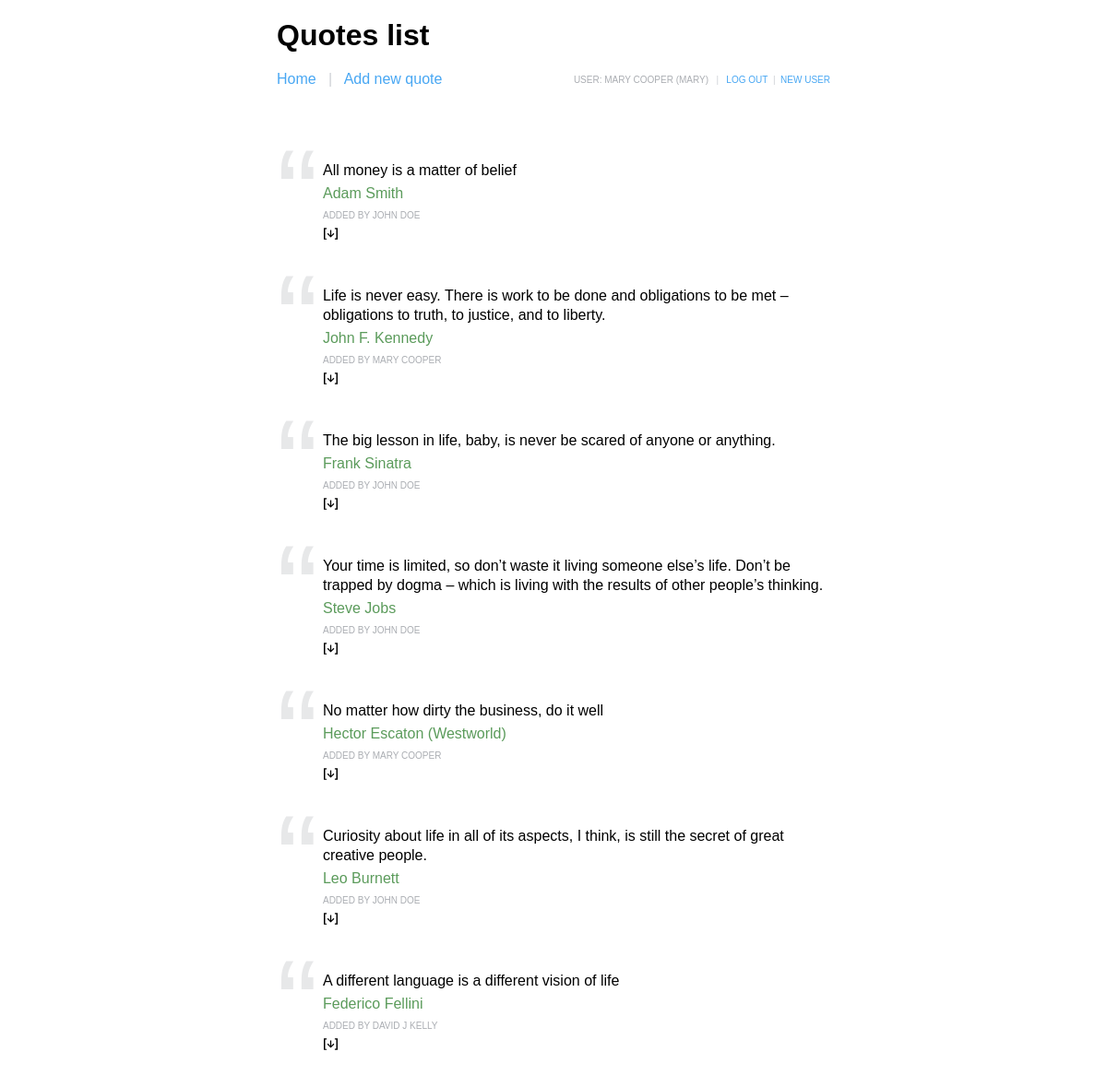
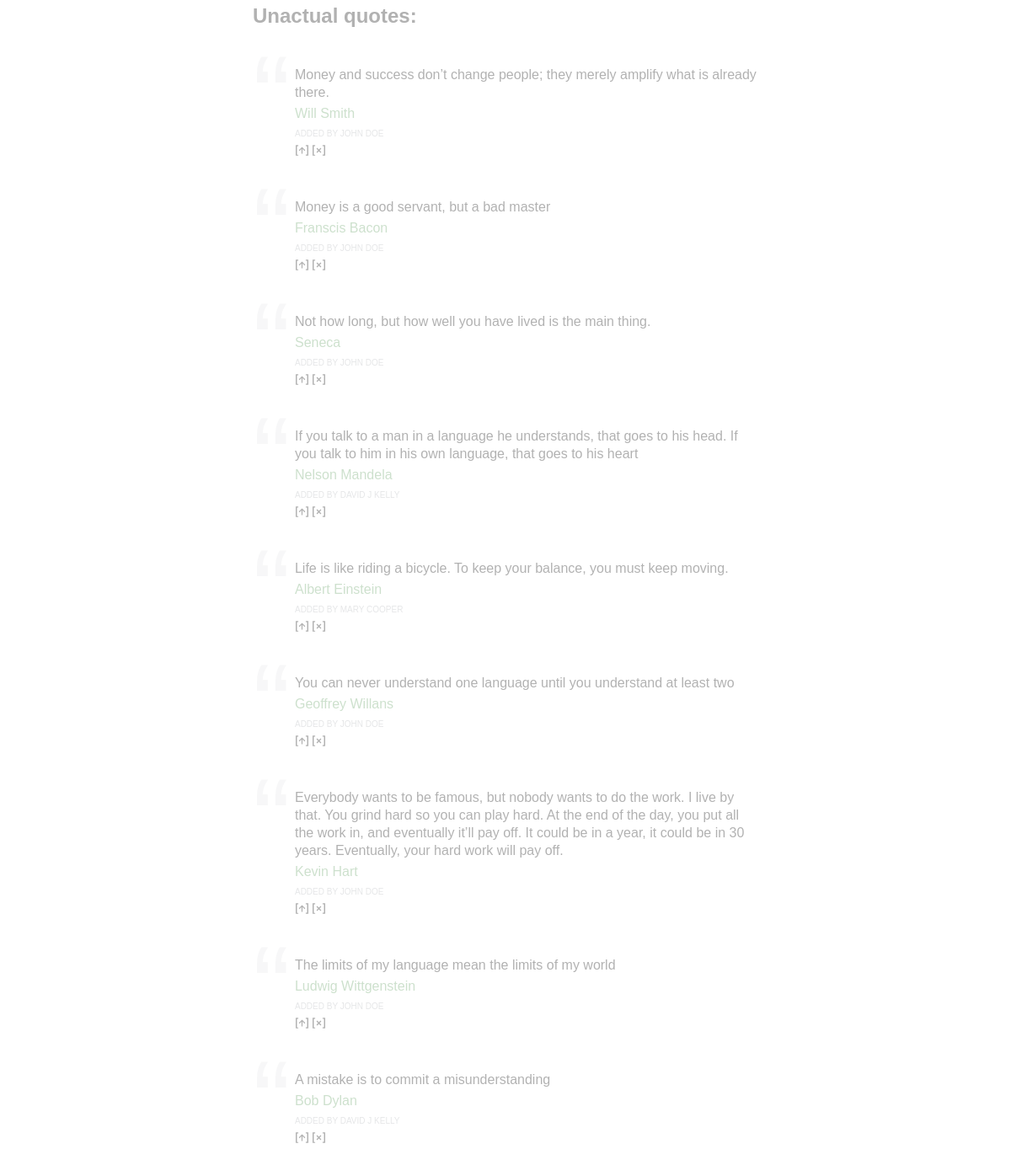
Page /?controller=quotes (signed in) on the committed database (2 pictures, top to bottom).
### tables this page shows
CREATE TABLE quotes (
            id INTEGER NOT NULL PRIMARY KEY UNIQUE,
            author VARCHAR(100) NOT NULL,
            user VARCHAR(50) NOT NULL,
            user_name VARCHAR(100) NOT NULL,
            description TEXT,
            archived TINYINT
, deleted INT);

### controller/QuotesController.php (called while the page is built, shortened)
<?php
include_once 'model/Quote.php';
include_once 'model/QuoteService.php';
$pdo = require 'db.php';
$quoteService = new QuoteService($pdo);
$quoteService->getQuotes();
$quotesActual = $quoteService->getActual();
$quotesUnimportant = $quoteService->getUnimportant();
include "view/quotes.php";

### index.php (called while the page is built)
<?php
try {
    $controller = $_GET['controller'] ?? 'index';
    $routes = require 'routes.php';
    require_once $routes[$controller];
} catch (Throwable $e) {
    die('Something went totally wrond: '.$e->getMessage());
}

### model/QuoteService.php (called while the page is built, shortened)
<?php
require_once 'model/Quote.php';
class QuoteService
{
    private array $quotes = [];
    private PDO $pdo;
    public function __construct(PDO $pdo)
    {
        $this->pdo = $pdo;
    }
    public function getQuotes(): array
    {
        $statement = $this->pdo->prepare(
            'SELECT * FROM quotes WHERE deleted IS NULL'
        );
        $statement->execute([]);
        $result = $statement->fetchAll(PDO::FETCH_CLASS | PDO::FETCH_PROPS_LATE, Quote::class);
        $this->quotes = $result;
        return $result;
    }
    public function getActual(): array
    {
        $arr = [];
        foreach ($this->quotes as $quote) {
            if (!$quote->archived()) $arr[] = $quote;
        }
        return $arr;
    }
    public function getUnimportant(): array
    {
        $arr = [];
        foreach ($this->quotes as $quote) {
            if ($quote->archived()) $arr[] = $quote;
        }
        return $arr;
    }
}

### model/Quote.php (called while the page is built, shortened)
<?php
class Quote
{
    private bool $archived = false;
    private int $id;
    private ?string $user_name = null;
    public function getUserName(): ?string
    {
        return $this->user_name;
    }
    public function getAuthor(): ?string
    {
        return $this->author;
    }
    public function getId(): int
    {
        return $this->id;
    }
    public function getDescription(): string
    {
        return $this->description;
    }
    public function archived(): bool
    {
        return $this->archived;
    }
}

### view/quote-n.php (the view, shortened to what this page needs)
<div id="<?=$quote->getId()?>" class="quotewrap">
    <p class="quotesign">“</p>
    <div class="quotebody"><p class="quotetext"><?=$quote->getDescription()?></p>
        <p class="author"><?=$quote->getAuthor()?></p>
    <p class="addedby">added by <?=$quote->getUserName()?></p>
    <button id="top<?=$quote->getId()?>"
            class="top"
            data-id="<?=$quote->getId()?>"
            onclick="topQuoteByJs(<?=$quote->getId()?>)">
        <svg class="svgicon" xmlns="http://www.w3.org/2000/svg" viewBox="0 0 12.2 12.2"><path class="cls-1" d="M0,11.16V1H2.51V2H1.21v8.27h1.3v.93Z"/><path class="cls-1" d="M9.69,11.16v-.93H11V2H9.69V1H12.2V11.16Z"/><path class="cls-1" d="M5.61,4.69l-1.9,2L3,5.93,6.1,2.79,9.23,5.93l-.73.74-1.92-2,0,1.4V9.41H5.57V6.09Z"/></svg>
    </button><button id="del<?=$quote->getId()?>"
            class="del"
            data-id="<?=$quote->getId()?>"
            onclick="deleteQuoteByJs(<?=$quote->getId()?>)">
        </button>
</div>
</div>

### view/quotes.php (shortened to what this page needs)
<!doctype html>
<html lang="en">
<head>
    <link rel="stylesheet" href="style.css">
</head>
<body>
<?php include "menu.php";?>
<br>
<div class="actuals">
    <?php foreach ($quotesActual as $quote) :
    include 'quote-a.php';
endforeach;?>
</div>
<h2 class="archivettl">Unactual quotes:</h2>
<div class="archive">
    <?php foreach ($quotesUnimportant as $quote) :
    include 'quote-n.php';
endforeach;?>
</div>
</body>
</html>

### view/quote-a.php
<div id="<?=$quote->getId()?>" class="quotewrap">
    <p class="quotesign">“</p>
    <div class="quotebody"><p class="quotetext"><?=$quote->getDescription()?></p>
        <p class="author"><?=$quote->getAuthor()?></p>
    <p class="addedby">added by <?=$quote->getUserName()?></p>
<?php if($user && ($controller === 'quotes')) : ?>
    <button id="mute<?=$quote->getId()?>"
            class="mute"
            data-id="<?=$quote->getId()?>"
            onclick="muteQuoteByJs(<?=$quote->getId()?>)">
            <svg class="svgicon" xmlns="http://www.w3.org/2000/svg" viewBox="0 0 12.2 12.2"><path class="cls-1" d="M0,11.16V1H2.51V2H1.21v8.27h1.3v.93Z"/><path class="cls-1" d="M5.57,2.79H6.63V6.11l0,1.4,1.92-2,.73.73L6.1,9.41,3,6.26l.75-.73,1.9,2,0-1.4Z"/><path class="cls-1" d="M9.69,11.16v-.93H11V2H9.69V1H12.2V11.16Z"/></svg>
    </button>
<?php endif ?>
</div>
</div>

### style.css (style rules this page uses)
* { margin: 0; padding: 0; box-sizing: border-box; }
body { font-family: Arial, sans-serif; margin: 20px 25%; }
h2 { padding: 40px 0 0 0; }
.mute, .top, .del { width: 17px; height: 17px; border: none; background: transparent; text-align: center; vertical-align: center; font-size: 13px; cursor: pointer; margin-top: 3px; margin-right: 3px; }
.svgicon { width: 15px; height: 15px; }
.quotewrap { display: flex; padding-top: 45px; }
.quotesign { font-family: Arial, sans-serif; font-size: 135px; line-height: 1px; padding: 36px 5px 0 0; color: #E7E8E9; }
.quotebody { padding: 0; }
.quotetext { font-size: 16px; line-height: 21px; }
.author { padding: 6px 0 5px 0; color: #5b9b5b; }
.addedby { font-size: 10px; padding: 4px 0; color: #aaadb2; text-transform: uppercase; }
.archive, .archivettl { opacity: 30%; }

### rows in the picture
quotes: description "All money is a matter of belief", author "Adam Smith", user_name "JOHN DOE"
quotes: description "Life is never easy. There is work to be done and obligations to be met – obligations to truth, to justice, and to liberty.", author "John F. Kennedy", user_name "MARY COOPER"
quotes: description "The big lesson in life, baby, is never be scared of anyone or anything.", author "Frank Sinatra", user_name "JOHN DOE"
quotes: description "Your time is limited, so don’t waste it living someone else’s life. Don’t be trapped by dogma – which is living with the results of other people’s thinking.", author "Steve Jobs", user_name "JOHN DOE"
quotes: description "No matter how dirty the business, do it well", author "Hector Escaton (Westworld)", user_name "MARY COOPER"
quotes: description "Curiosity about life in all of its aspects, I think, is still the secret of great creative people.", author "Leo Burnett", user_name "JOHN DOE"
quotes: description "A different language is a different vision of life", author "Federico Fellini", user_name "DAVID J KELLY"
quotes: description "Money and success don’t change people; they merely amplify what is already there.", author "Will Smith", user_name "JOHN DOE"
quotes: description "Money is a good servant, but a bad master", author "Franscis Bacon", user_name "JOHN DOE"
quotes: description "Not how long, but how well you have lived is the main thing.", author "Seneca", user_name "JOHN DOE"
quotes: description "If you talk to a man in a language he understands, that goes to his head. If you talk to him in his own language, that goes to his heart", author "Nelson Mandela", user_name "DAVID J KELLY"
quotes: description "Life is like riding a bicycle. To keep your balance, you must keep moving.", author "Albert Einstein", user_name "MARY COOPER"
quotes: description "You can never understand one language until you understand at least two", author "Geoffrey Willans", user_name "JOHN DOE"
quotes: description "Everybody wants to be famous, but nobody wants to do the work. I live by that. You grind hard so you can play hard. At the end of the day, you put all the work in, and eventually it’ll pay off. It could be in a year, it could be in 30 years. Eventually, your hard work will pay off.", author "Kevin Hart", user_name "JOHN DOE"
quotes: description "The limits of my language mean the limits of my world", author "Ludwig Wittgenstein", user_name "JOHN DOE"
quotes: description "A mistake is to commit a misunderstanding", author "Bob Dylan", user_name "DAVID J KELLY"

### other values in the picture
$pageHeader "Quotes list"
$user->getName() "MARY COOPER"
$user->getUsername() "MARY"
